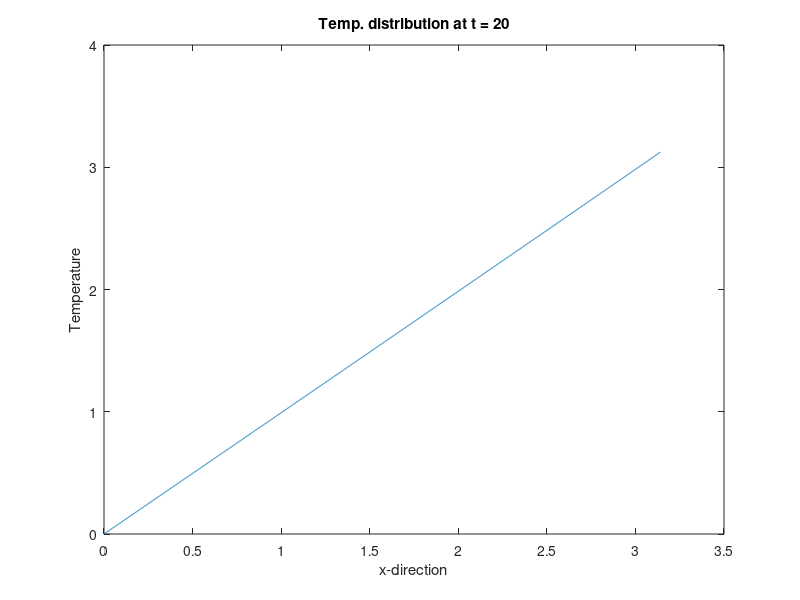

Write the MATLAB code that produced this figure.
% Numerical Methods
% Chapter: 1
% Exercise: 16
% -----
% Author: Supakorn Suttiruang (Lum)
% Date: 21 Aug 2019

clear
clc

x = 0:0.001:pi;
t_range = 1:0.1:20;
nsteps = 1000;

for i = 1:numel(t_range)
    % Temperature distribution calculation
    sigma = 0; % Summation term
    t = t_range(i);
    for n = 1:nsteps
         sigma = sigma + ...
                    (((-1)^n)/(((2*n) - 1)^2)) * ...
                    exp(-((((2*n) - 1)^2) * t) / 4) * ...
                    sin((((2*n) - 1) * x)/2);
    end
    sigma = (8/pi) * sigma;
    temp_dist = x + sigma; % Finish calculation
	plot(x, temp_dist); hold off;
    title(sprintf("Temp. distribution at t = %d", t));
    xlabel("x-direction");
    ylabel("Temperature");
    ylim([0 4]);
    pause(0.01);
end
            